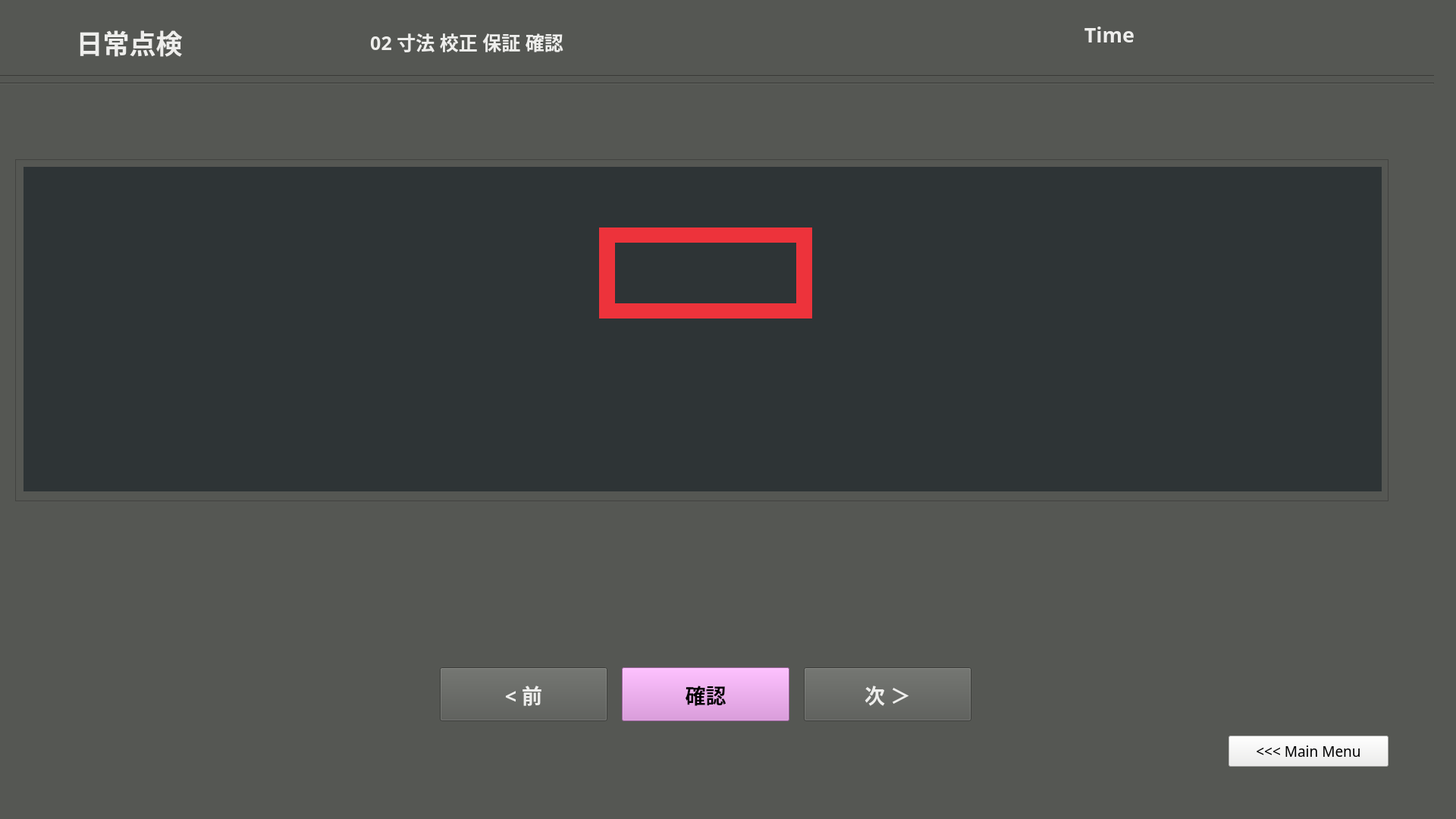
<?xml version="1.0" encoding="UTF-8"?>
<ui version="4.0">
 <class>dailytenken2</class>
 <widget class="QMainWindow" name="dailytenken2">
  <property name="enabled">
   <bool>true</bool>
  </property>
  <property name="geometry">
   <rect>
    <x>0</x>
    <y>0</y>
    <width>1920</width>
    <height>1080</height>
   </rect>
  </property>
  <property name="windowTitle">
   <string>MainWindow</string>
  </property>
  <property name="styleSheet">
   <string notr="true">background-color: rgb(85, 87, 83);</string>
  </property>
  <widget class="QWidget" name="dailytenken1_clippitch_widget">
   <property name="enabled">
    <bool>true</bool>
   </property>
   <widget class="Line" name="line_1">
    <property name="geometry">
     <rect>
      <x>-10</x>
      <y>90</y>
      <width>1901</width>
      <height>20</height>
     </rect>
    </property>
    <property name="orientation">
     <enum>Qt::Horizontal</enum>
    </property>
   </widget>
   <widget class="Line" name="line_2">
    <property name="geometry">
     <rect>
      <x>-10</x>
      <y>100</y>
      <width>1901</width>
      <height>20</height>
     </rect>
    </property>
    <property name="orientation">
     <enum>Qt::Horizontal</enum>
    </property>
   </widget>
   <widget class="QFrame" name="frame">
    <property name="geometry">
     <rect>
      <x>20</x>
      <y>210</y>
      <width>1811</width>
      <height>451</height>
     </rect>
    </property>
    <property name="frameShape">
     <enum>QFrame::StyledPanel</enum>
    </property>
    <property name="frameShadow">
     <enum>QFrame::Raised</enum>
    </property>
    <widget class="QLabel" name="framePart">
     <property name="geometry">
      <rect>
       <x>11</x>
       <y>10</y>
       <width>1791</width>
       <height>428</height>
      </rect>
     </property>
     <property name="styleSheet">
      <string notr="true">background-color: rgb(46, 52, 54);</string>
     </property>
     <property name="text">
      <string/>
     </property>
     <property name="alignment">
      <set>Qt::AlignCenter</set>
     </property>
    </widget>
    <widget class="QPushButton" name="rekensaButton">
     <property name="geometry">
      <rect>
       <x>300</x>
       <y>310</y>
       <width>91</width>
       <height>71</height>
      </rect>
     </property>
     <property name="font">
      <font>
       <family>Ubuntu Mono</family>
       <pointsize>13</pointsize>
       <weight>75</weight>
       <italic>false</italic>
       <bold>true</bold>
       <stylestrategy>PreferAntialias</stylestrategy>
      </font>
     </property>
     <property name="autoFillBackground">
      <bool>false</bool>
     </property>
     <property name="styleSheet">
      <string notr="true">color: rgb(238, 238, 236);
background-color: rgb(117, 80, 123);</string>
     </property>
     <property name="text">
      <string>検査
やり直し</string>
     </property>
     <property name="checkable">
      <bool>false</bool>
     </property>
    </widget>
    <widget class="QPushButton" name="delwarpbutton">
     <property name="geometry">
      <rect>
       <x>810</x>
       <y>320</y>
       <width>181</width>
       <height>51</height>
      </rect>
     </property>
     <property name="font">
      <font>
       <family>Ubuntu Mono</family>
       <pointsize>11</pointsize>
       <weight>75</weight>
       <italic>false</italic>
       <bold>true</bold>
       <stylestrategy>PreferAntialias</stylestrategy>
      </font>
     </property>
     <property name="autoFillBackground">
      <bool>false</bool>
     </property>
     <property name="styleSheet">
      <string notr="true">background-color: rgb(164, 0, 0);</string>
     </property>
     <property name="text">
      <string>パースワープパラム削除 
Del Warp Parm</string>
     </property>
     <property name="checkable">
      <bool>false</bool>
     </property>
    </widget>
    <widget class="QPushButton" name="savewarpbutton">
     <property name="geometry">
      <rect>
       <x>620</x>
       <y>320</y>
       <width>181</width>
       <height>51</height>
      </rect>
     </property>
     <property name="font">
      <font>
       <family>Ubuntu Mono</family>
       <pointsize>11</pointsize>
       <weight>75</weight>
       <italic>false</italic>
       <bold>true</bold>
       <stylestrategy>PreferAntialias</stylestrategy>
      </font>
     </property>
     <property name="autoFillBackground">
      <bool>false</bool>
     </property>
     <property name="styleSheet">
      <string notr="true">color: rgb(238, 238, 236);</string>
     </property>
     <property name="text">
      <string>パースワープパラム保存 
Save Warp Parm</string>
     </property>
     <property name="checkable">
      <bool>false</bool>
     </property>
    </widget>
    <widget class="QLabel" name="rtwarpcolor">
     <property name="geometry">
      <rect>
       <x>480</x>
       <y>300</y>
       <width>121</width>
       <height>20</height>
      </rect>
     </property>
     <property name="font">
      <font>
       <family>Ubuntu Mono</family>
       <pointsize>15</pointsize>
       <weight>75</weight>
       <bold>true</bold>
      </font>
     </property>
     <property name="styleSheet">
      <string notr="true">background-color: rgb(255, 0, 0);</string>
     </property>
     <property name="text">
      <string/>
     </property>
     <property name="alignment">
      <set>Qt::AlignLeading|Qt::AlignLeft|Qt::AlignVCenter</set>
     </property>
    </widget>
    <widget class="QPushButton" name="rtwarpbutton">
     <property name="geometry">
      <rect>
       <x>480</x>
       <y>320</y>
       <width>121</width>
       <height>51</height>
      </rect>
     </property>
     <property name="font">
      <font>
       <family>Ubuntu Mono</family>
       <pointsize>11</pointsize>
       <weight>75</weight>
       <italic>false</italic>
       <bold>true</bold>
       <stylestrategy>PreferAntialias</stylestrategy>
      </font>
     </property>
     <property name="autoFillBackground">
      <bool>false</bool>
     </property>
     <property name="styleSheet">
      <string notr="true">color: rgb(238, 238, 236);</string>
     </property>
     <property name="text">
      <string>継続ワープ 
RT Pers.Warp</string>
     </property>
     <property name="checkable">
      <bool>false</bool>
     </property>
    </widget>
    <widget class="QPushButton" name="quitbutton">
     <property name="geometry">
      <rect>
       <x>1560</x>
       <y>530</y>
       <width>211</width>
       <height>41</height>
      </rect>
     </property>
     <property name="font">
      <font>
       <family>Ubuntu Mono</family>
       <pointsize>14</pointsize>
      </font>
     </property>
     <property name="styleSheet">
      <string notr="true">background-color: rgb(238, 238, 236);</string>
     </property>
     <property name="text">
      <string>Quit</string>
     </property>
    </widget>
    <widget class="QLabel" name="label_9">
     <property name="geometry">
      <rect>
       <x>770</x>
       <y>90</y>
       <width>281</width>
       <height>20</height>
      </rect>
     </property>
     <property name="styleSheet">
      <string notr="true">background-color: rgb(237, 51, 59);</string>
     </property>
     <property name="text">
      <string/>
     </property>
    </widget>
    <widget class="QLabel" name="label_8">
     <property name="geometry">
      <rect>
       <x>770</x>
       <y>90</y>
       <width>21</width>
       <height>111</height>
      </rect>
     </property>
     <property name="styleSheet">
      <string notr="true">background-color: rgb(237, 51, 59);</string>
     </property>
     <property name="text">
      <string/>
     </property>
    </widget>
    <widget class="QLabel" name="label_6">
     <property name="geometry">
      <rect>
       <x>1030</x>
       <y>90</y>
       <width>21</width>
       <height>111</height>
      </rect>
     </property>
     <property name="styleSheet">
      <string notr="true">background-color: rgb(237, 51, 59);</string>
     </property>
     <property name="text">
      <string/>
     </property>
    </widget>
    <widget class="QLabel" name="label_7">
     <property name="geometry">
      <rect>
       <x>770</x>
       <y>190</y>
       <width>281</width>
       <height>20</height>
      </rect>
     </property>
     <property name="styleSheet">
      <string notr="true">background-color: rgb(237, 51, 59);</string>
     </property>
     <property name="text">
      <string/>
     </property>
    </widget>
    <zorder>quitbutton</zorder>
    <zorder>rtwarpbutton</zorder>
    <zorder>delwarpbutton</zorder>
    <zorder>rtwarpcolor</zorder>
    <zorder>savewarpbutton</zorder>
    <zorder>rekensaButton</zorder>
    <zorder>framePart</zorder>
    <zorder>label_9</zorder>
    <zorder>label_8</zorder>
    <zorder>label_6</zorder>
    <zorder>label_7</zorder>
   </widget>
   <widget class="QPushButton" name="mainmenubutton">
    <property name="geometry">
     <rect>
      <x>1620</x>
      <y>970</y>
      <width>211</width>
      <height>41</height>
     </rect>
    </property>
    <property name="font">
     <font>
      <family>Ubuntu Mono</family>
      <pointsize>14</pointsize>
     </font>
    </property>
    <property name="styleSheet">
     <string notr="true">background-color: rgb(238, 238, 236);</string>
    </property>
    <property name="text">
     <string>&lt;&lt;&lt; Main Menu</string>
    </property>
   </widget>
   <widget class="QLabel" name="partlabel_2">
    <property name="geometry">
     <rect>
      <x>10</x>
      <y>20</y>
      <width>321</width>
      <height>71</height>
     </rect>
    </property>
    <property name="font">
     <font>
      <family>Ubuntu Mono</family>
      <pointsize>26</pointsize>
      <weight>75</weight>
      <bold>true</bold>
     </font>
    </property>
    <property name="styleSheet">
     <string notr="true">color: rgb(238, 238, 236);</string>
    </property>
    <property name="text">
     <string>日常点検</string>
    </property>
    <property name="alignment">
     <set>Qt::AlignCenter</set>
    </property>
   </widget>
   <widget class="QPushButton" name="nextButton">
    <property name="geometry">
     <rect>
      <x>1060</x>
      <y>880</y>
      <width>221</width>
      <height>71</height>
     </rect>
    </property>
    <property name="font">
     <font>
      <family>Ubuntu Mono</family>
      <pointsize>20</pointsize>
      <weight>75</weight>
      <italic>false</italic>
      <bold>true</bold>
      <stylestrategy>PreferAntialias</stylestrategy>
     </font>
    </property>
    <property name="autoFillBackground">
     <bool>false</bool>
    </property>
    <property name="styleSheet">
     <string notr="true">color: rgb(238, 238, 236);</string>
    </property>
    <property name="text">
     <string>次 ＞</string>
    </property>
    <property name="checkable">
     <bool>false</bool>
    </property>
   </widget>
   <widget class="QLabel" name="partlabel_3">
    <property name="geometry">
     <rect>
      <x>370</x>
      <y>20</y>
      <width>491</width>
      <height>71</height>
     </rect>
    </property>
    <property name="font">
     <font>
      <family>Ubuntu Mono</family>
      <pointsize>19</pointsize>
      <weight>75</weight>
      <bold>true</bold>
     </font>
    </property>
    <property name="styleSheet">
     <string notr="true">color: rgb(238, 238, 236);</string>
    </property>
    <property name="text">
     <string>02 寸法 校正 保証 確認</string>
    </property>
    <property name="alignment">
     <set>Qt::AlignCenter</set>
    </property>
   </widget>
   <widget class="QPushButton" name="InspectButton">
    <property name="geometry">
     <rect>
      <x>820</x>
      <y>880</y>
      <width>221</width>
      <height>71</height>
     </rect>
    </property>
    <property name="font">
     <font>
      <family>Ubuntu Mono</family>
      <pointsize>20</pointsize>
      <weight>75</weight>
      <italic>false</italic>
      <bold>true</bold>
      <stylestrategy>PreferAntialias</stylestrategy>
     </font>
    </property>
    <property name="autoFillBackground">
     <bool>false</bool>
    </property>
    <property name="styleSheet">
     <string notr="true">background-color: rgb(220, 138, 221);</string>
    </property>
    <property name="text">
     <string>確認</string>
    </property>
    <property name="checkable">
     <bool>false</bool>
    </property>
   </widget>
   <widget class="QPushButton" name="prevButton">
    <property name="geometry">
     <rect>
      <x>580</x>
      <y>880</y>
      <width>221</width>
      <height>71</height>
     </rect>
    </property>
    <property name="font">
     <font>
      <family>Ubuntu Mono</family>
      <pointsize>20</pointsize>
      <weight>75</weight>
      <italic>false</italic>
      <bold>true</bold>
      <stylestrategy>PreferAntialias</stylestrategy>
     </font>
    </property>
    <property name="autoFillBackground">
     <bool>false</bool>
    </property>
    <property name="styleSheet">
     <string notr="true">color: rgb(238, 238, 236);</string>
    </property>
    <property name="text">
     <string>&lt; 前</string>
    </property>
    <property name="checkable">
     <bool>false</bool>
    </property>
   </widget>
   <widget class="QLabel" name="timeLabel">
    <property name="geometry">
     <rect>
      <x>1230</x>
      <y>20</y>
      <width>466</width>
      <height>51</height>
     </rect>
    </property>
    <property name="font">
     <font>
      <family>Ubuntu Mono</family>
      <pointsize>20</pointsize>
      <weight>75</weight>
      <bold>true</bold>
     </font>
    </property>
    <property name="styleSheet">
     <string notr="true">color: rgb(238, 238, 236);</string>
    </property>
    <property name="text">
     <string>Time</string>
    </property>
    <property name="alignment">
     <set>Qt::AlignCenter</set>
    </property>
   </widget>
  </widget>
  <widget class="QMenuBar" name="menubar">
   <property name="geometry">
    <rect>
     <x>0</x>
     <y>0</y>
     <width>1920</width>
     <height>21</height>
    </rect>
   </property>
  </widget>
  <widget class="QStatusBar" name="statusbar"/>
 </widget>
 <resources/>
 <connections/>
</ui>
